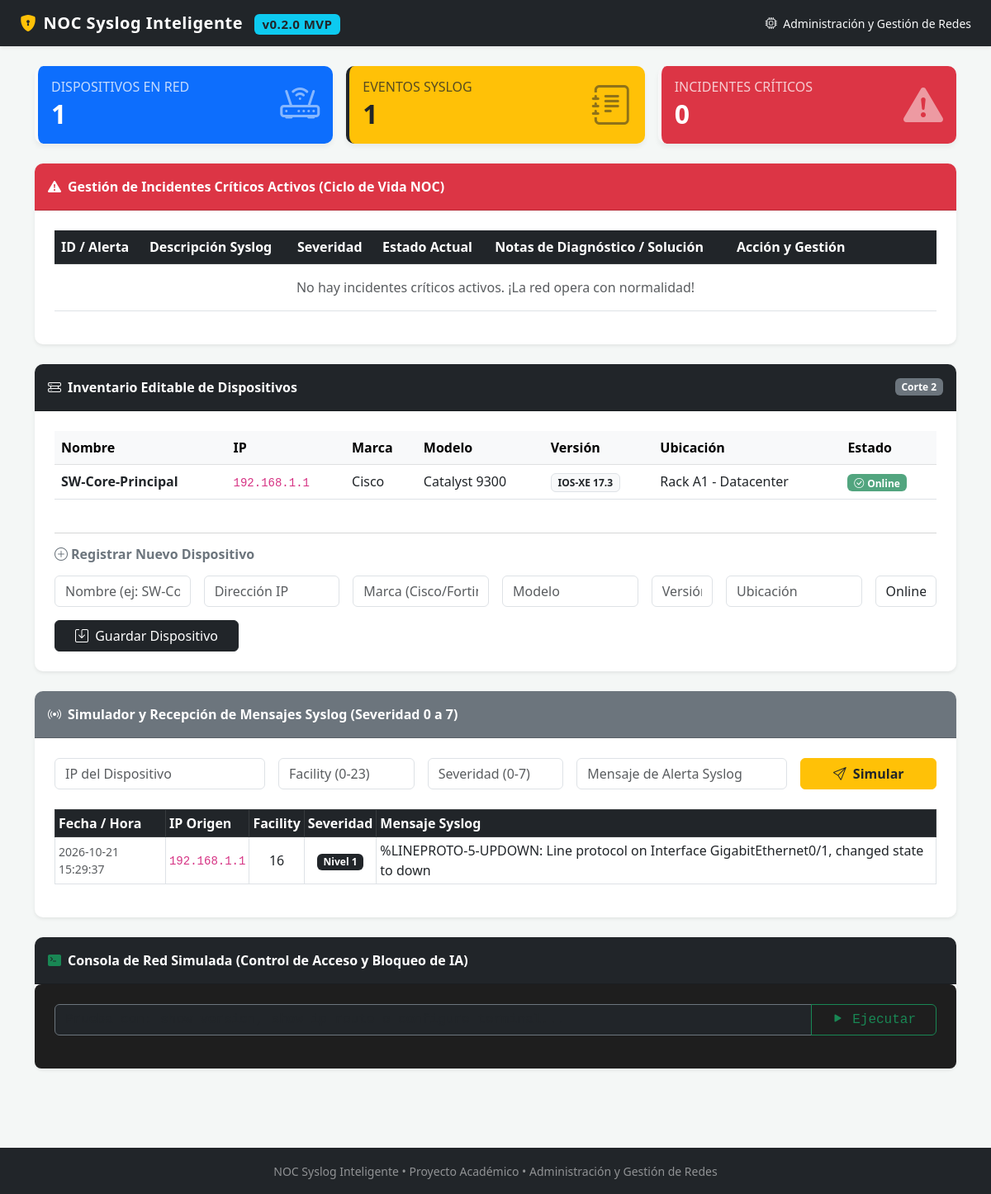
The page / on the database its author committed.
### tables this page shows
CREATE TABLE devices (
            id INTEGER PRIMARY KEY AUTOINCREMENT,
            name TEXT NOT NULL,
            ip TEXT NOT NULL,
            brand TEXT NOT NULL,
            model TEXT NOT NULL,
            version TEXT NOT NULL,
            location TEXT NOT NULL,
            status TEXT NOT NULL,
            updated_at TEXT NOT NULL
        );

CREATE TABLE syslog_events (
            id INTEGER PRIMARY KEY AUTOINCREMENT,
            timestamp TEXT NOT NULL,
            device_ip TEXT NOT NULL,
            facility INTEGER NOT NULL,
            severity INTEGER NOT NULL,
            message TEXT NOT NULL,
            simulated INTEGER DEFAULT 1
        );

### app/main.py (the view)
@app.get("/", response_class=HTMLResponse)
def dashboard(request: Request):
    conn = get_db_connection()
    devices = conn.execute("SELECT * FROM devices").fetchall()
    events = conn.execute("SELECT * FROM syslog_events ORDER BY id DESC LIMIT 10").fetchall()
    incidents = conn.execute("SELECT * FROM incidents WHERE status != 'Resuelto'").fetchall()
    conn.close()
    return templates.TemplateResponse(
        request,
        "index.html",
        {
            "devices": devices,
            "events": events,
            "incidents": incidents
        }
    )

### app/templates/index.html (shortened to what this page needs)
<!DOCTYPE html>
<html lang="es">
<head>
    <link href="https://cdn.jsdelivr.net/npm/bootstrap@5.3.0/dist/css/bootstrap.min.css" rel="stylesheet">
    <link href="https://cdn.jsdelivr.net/npm/bootstrap-icons@1.10.5/font/bootstrap-icons.css" rel="stylesheet">
</head>
<body>
    <nav class="navbar navbar-expand-lg navbar-dark bg-dark shadow-sm">
        <div class="container-fluid px-4">
            <a class="navbar-brand" href="#"><i class="bi bi-shield-lock-fill text-warning me-2"></i>NOC Syslog Inteligente <span class="badge bg-info text-dark ms-2">v0.2.0 MVP</span></a>
            <span class="navbar-text text-light small">
                <i class="bi bi-cpu me-1"></i> Administración y Gestión de Redes
            </span>
        </div>
    </nav>
    <div class="container py-4">
        <div class="row g-3 mb-4">
            <div class="col-md-4">
                <div class="card bg-primary text-white p-3 border-start border-4 border-light">
                    <div class="d-flex justify-content-between align-items-center">
                        <div>
                            <h6 class="text-uppercase mb-1 opacity-75">Dispositivos en Red</h6>
                            <h2 class="fw-bold mb-0">{{ devices | length }}</h2>
                        </div>
                        <i class="bi bi-router display-5 opacity-50"></i>
                    </div>
                </div>
            </div>
            <div class="col-md-4">
                <div class="card bg-warning text-dark p-3 border-start border-4 border-dark">
                    <div class="d-flex justify-content-between align-items-center">
                        <div>
                            <h6 class="text-uppercase mb-1 opacity-75">Eventos Syslog</h6>
                            <h2 class="fw-bold mb-0">{{ events | length }}</h2>
                        </div>
                        <i class="bi bi-journal-text display-5 opacity-50"></i>
                    </div>
                </div>
            </div>
            <div class="col-md-4">
                <div class="card bg-danger text-white p-3 border-start border-4 border-light">
                    <div class="d-flex justify-content-between align-items-center">
                        <div>
                            <h6 class="text-uppercase mb-1 opacity-75">Incidentes Críticos</h6>
                            <h2 class="fw-bold mb-0">{{ incidents | length }}</h2>
                        </div>
                        <i class="bi bi-exclamation-triangle-fill display-5 opacity-50"></i>
                    </div>
                </div>
            </div>
        </div>
        <div class="card mb-4 shadow-sm">
            <div class="card-header bg-danger text-white py-3">
                <i class="bi bi-exclamation-triangle-fill me-2"></i>Gestión de Incidentes Críticos Activos (Ciclo de Vida NOC)
            </div>
            <div class="card-body p-4">
                <div class="table-responsive">
                    <table class="table table-hover align-middle">
                        <thead class="table-dark">
                            <tr>
                                <th>ID / Alerta</th>
                                <th>Descripción Syslog</th>
                                <th>Severidad</th>
                                <th>Estado Actual</th>
                                <th>Notas de Diagnóstico / Solución</th>
                                <th style="width: 250px;">Acción y Gestión</th>
                            </tr>
                        </thead>
                        <tbody>
                            {% for inc in incidents %}
                            <tr>
                                <td class="fw-bold">#{{ inc.id }}<br><small class="text-muted">{{ inc.title }}</small></td>
                                <td><small>{{ inc.description }}</small></td>
                                <td><span class="badge bg-danger">Nivel {{ inc.severity }}</span></td>
                                <td>
                                    {% if inc.status == 'Registrado' or inc.status == 'Abierto' %}
                                        <span class="badge bg-secondary">Registrado</span>
                                    {% elif inc.status == 'En Proceso' %}
                                        <span class="badge bg-warning text-dark">En Proceso</span>
                                    {% else %}
                                        <span class="badge bg-success">Resuelto</span>
                                    {% endif %}
                                </td>
                                <td>
                                    <form action="/incidents/update/{{ inc.id }}" method="POST" class="row g-2">
                                        <div class="col-12">
                                            <select name="status" class="form-select form-select-sm mb-1" required>
                                                <option value="Registrado" {% if inc.status == 'Registrado' or inc.status == 'Abierto' %}selected{% endif %}>Registrado</option>
                                                <option value="En Proceso" {% if inc.status == 'En Proceso' %}selected{% endif %}>En Proceso</option>
                                                <option value="Resuelto" {% if inc.status == 'Resuelto' %}selected{% endif %}>Resuelto</option>
                                            </select>
                                        </div>
                                        <div class="col-12">
                                            <textarea name="notes" class="form-control form-control-sm" rows="2" placeholder="Documenta aquí la causa raíz, solución o motivo del fallo del puerto...">{{ inc.notes }}</textarea>
                                        </div>
                                        <div class="col-12">
                                            <button type="submit" class="btn btn-sm btn-dark w-100"><i class="bi bi-floppy me-1"></i> Guardar y Actualizar</button>
                                        </div>
                                    </form>
                                </td>
                                <td class="text-center">
                                    <small class="text-muted">Creado:<br>{{ inc.created_at }}</small>
                                </td>
                            </tr>
                            {% else %}
                            <tr>
                                <td colspan="6" class="text-center text-muted py-3">No hay incidentes críticos activos. ¡La red opera con normalidad!</td>
                            </tr>
                            {% endfor %}
                        </tbody>
                    </table>
                </div>
            </div>
        </div>
        <div class="card mb-4 shadow-sm">
            <div class="card-header bg-dark text-white d-flex justify-content-between align-items-center py-3">
                <span><i class="bi bi-hdd-rack me-2"></i>Inventario Editable de Dispositivos</span>
                <span class="badge bg-secondary">Corte 2</span>
            </div>
            <div class="card-body p-4">
                <div class="table-responsive mb-4">
                    <table class="table table-hover align-middle">
                        <thead class="table-light">
                            <tr>
                                <th>Nombre</th>
                                <th>IP</th>
                                <th>Marca</th>
                                <th>Modelo</th>
                                <th>Versión</th>
                                <th>Ubicación</th>
                                <th>Estado</th>
                            </tr>
                        </thead>
                        <tbody>
                            {% for dev in devices %}
                            <tr>
                                <td class="fw-semibold">{{ dev.name }}</td>
                                <td><code>{{ dev.ip }}</code></td>
                                <td>{{ dev.brand }}</td>
                                <td>{{ dev.model }}</td>
                                <td><span class="badge bg-light text-dark border">{{ dev.version }}</span></td>
                                <td>{{ dev.location }}</td>
                                <td><span class="badge bg-success bg-opacity-75"><i class="bi bi-check-circle me-1"></i>{{ dev.status }}</span></td>
                            </tr>
                            {% else %}
                            <tr>
                                <td colspan="7" class="text-center text-muted py-3">No hay dispositivos registrados en el inventario.</td>
                            </tr>
                            {% endfor %}
                        </tbody>
                    </table>
                </div>
                <hr class="text-muted">
                <h6 class="fw-bold mb-3 text-secondary"><i class="bi bi-plus-circle me-1"></i>Registrar Nuevo Dispositivo</h6>
                <form action="/devices/add" method="POST" class="row g-3">
                    <div class="col-md-2"><input type="text" name="name" class="form-control" placeholder="Nombre (ej: SW-Core)" required></div>
                    <div class="col-md-2"><input type="text" name="ip" class="form-control" placeholder="Dirección IP" required></div>
                    <div class="col-md-2"><input type="text" name="brand" class="form-control" placeholder="Marca (Cisco/Fortinet)" required></div>
                    <div class="col-md-2"><input type="text" name="model" class="form-control" placeholder="Modelo" required></div>
                    <div class="col-md-1"><input type="text" name="version" class="form-control" placeholder="Versión" required></div>
                    <div class="col-md-2"><input type="text" name="location" class="form-control" placeholder="Ubicación" required></div>
                    <div class="col-md-1"><input type="text" name="status" class="form-control" value="Online" required></div>
                    <div class="col-12"><button type="submit" class="btn btn-dark px-4"><i class="bi bi-save me-1"></i> Guardar Dispositivo</button></div>
                </form>
            </div>
        </div>
        <div class="card mb-4 shadow-sm">
            <div class="card-header bg-secondary text-white py-3">
                <i class="bi bi-broadcast me-2"></i>Simulador y Recepción de Mensajes Syslog (Severidad 0 a 7)
            </div>
            <div class="card-body p-4">
                <form action="/syslog/simulate" method="POST" class="row g-3 mb-4">
                    <div class="col-md-3"><input type="text" name="device_ip" class="form-control" placeholder="IP del Dispositivo" required></div>
                    <div class="col-md-2"><input type="number" name="facility" class="form-control" placeholder="Facility (0-23)" required></div>
                    <div class="col-md-2"><input type="number" name="severity" class="form-control" placeholder="Severidad (0-7)" min="0" max="7" required></div>
                    <div class="col-md-3"><input type="text" name="message" class="form-control" placeholder="Mensaje de Alerta Syslog" required></div>
                    <div class="col-md-2"><button type="submit" class="btn btn-warning text-dark fw-semibold w-100"><i class="bi bi-send me-1"></i> Simular</button></div>
                </form>
                <div class="table-responsive">
                    <table class="table table-sm table-bordered align-middle">
                        <thead class="table-dark">
                            <tr>
                                <th>Fecha / Hora</th>
                                <th>IP Origen</th>
                                <th>Facility</th>
                                <th>Severidad</th>
                                <th>Mensaje Syslog</th>
                            </tr>
                        </thead>
                        <tbody>
                            {% for ev in events %}
                            <tr>
                                <td class="small text-muted">{{ ev.timestamp }}</td>
                                <td><code>{{ ev.device_ip }}</code></td>
                                <td class="text-center">{{ ev.facility }}</td>
                                <td class="text-center"><span class="badge bg-dark">Nivel {{ ev.severity }}</span></td>
                                <td>{{ ev.message }}</td>
                            </tr>
                            {% else %}
                            <tr>
                                <td colspan="5" class="text-center text-muted py-3">No hay eventos syslog registrados.</td>
                            </tr>
                            {% endfor %}
                        </tbody>
                    </table>
                </div>
            </div>
        </div>
        <div class="card mb-4 shadow-sm">
            <div class="card-header bg-dark text-white py-3">
                <i class="bi bi-terminal-fill text-success me-2"></i>Consola de Red Simulada (Control de Acceso y Bloqueo de IA)
            </div>
            <div class="card-body console-box p-4">
                <form action="/console/run" method="POST" class="input-group mb-3">
                    <input type="text" name="command" class="form-control bg-dark text-light border-secondary font-monospace" placeholder="Prueba con: show version, show ip route o configure terminal..." required>
                    <button class="btn btn-outline-success px-4" type="submit"><i class="bi bi-play-fill"></i> Ejecutar</button>
                </form>
            </div>
        </div>
    </div>
    <footer class="bg-dark text-white-50 text-center py-3 mt-5">
        <div class="container">
            <small>NOC Syslog Inteligente &bull; Proyecto Académico &bull; Administración y Gestión de Redes</small>
        </div>
    </footer>
</body>
</html>

### app/templates/index.html (style rules this page uses)
body { background-color: #f4f7f6; font-family: 'Segoe UI', Tahoma, Geneva, Verdana, sans-serif; }
.navbar-brand { font-weight: 700; letter-spacing: 0.5px; }
.card { border: none; border-radius: 10px; box-shadow: 0 4px 6px rgba(0, 0, 0, 0.05); transition: transform 0.2s; }
.card-header { font-weight: 600; border-top-left-radius: 10px !important; border-top-right-radius: 10px !important; }
.console-box { background-color: #1e1e1e; color: #00ff66; border-radius: 8px; font-family: 'Courier New', Courier, monospace; }

### rows shown on the page
devices: name "SW-Core-Principal", ip "192.168.1.1", brand "Cisco", model "Catalyst 9300", version "IOS-XE 17.3", location "Rack A1 - Datacenter", status "Online"
syslog_events: timestamp "2026-10-21 15:29:37", device_ip "192.168.1.1", facility "16", severity "1", message "%LINEPROTO-5-UPDOWN: Line protocol on Interface GigabitEthernet0/1, changed state to down"

### other values the page prints
{{ devices | length }} "1"
{{ events | length }} "1"
{{ incidents | length }} "0"
